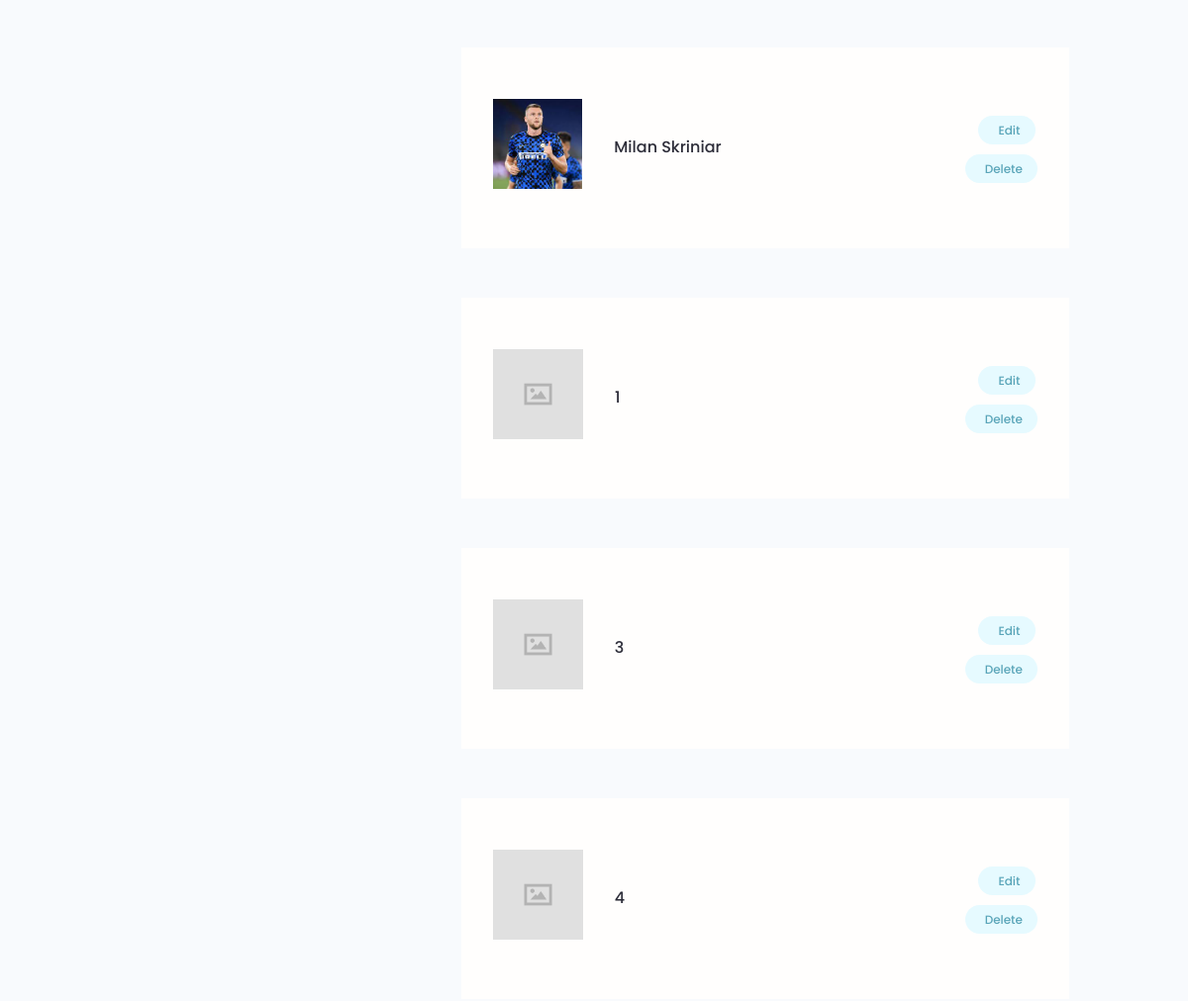
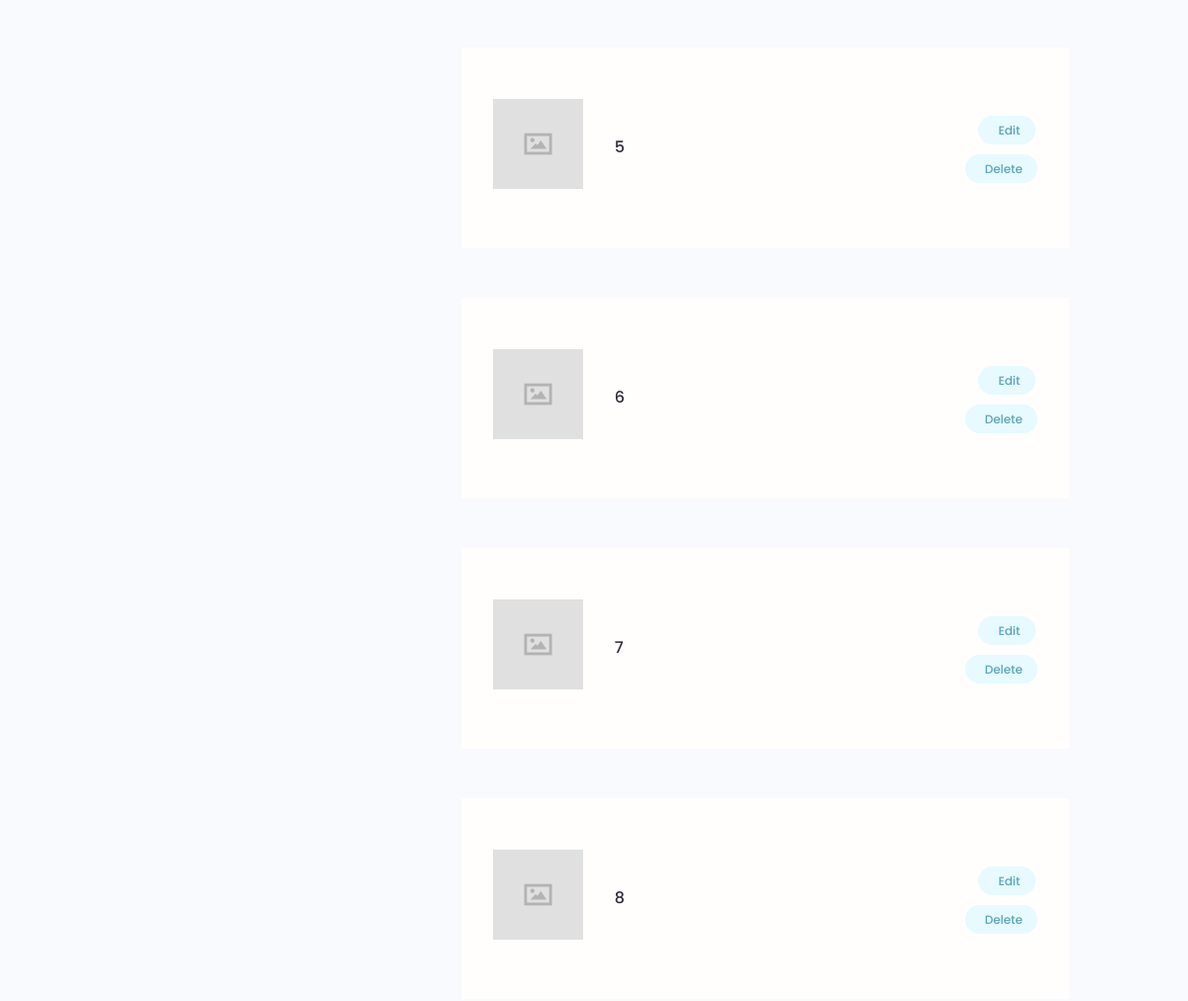
/account/ (signed in, middle part), run on an earlier commit of the app's database (2 pictures, top to bottom).
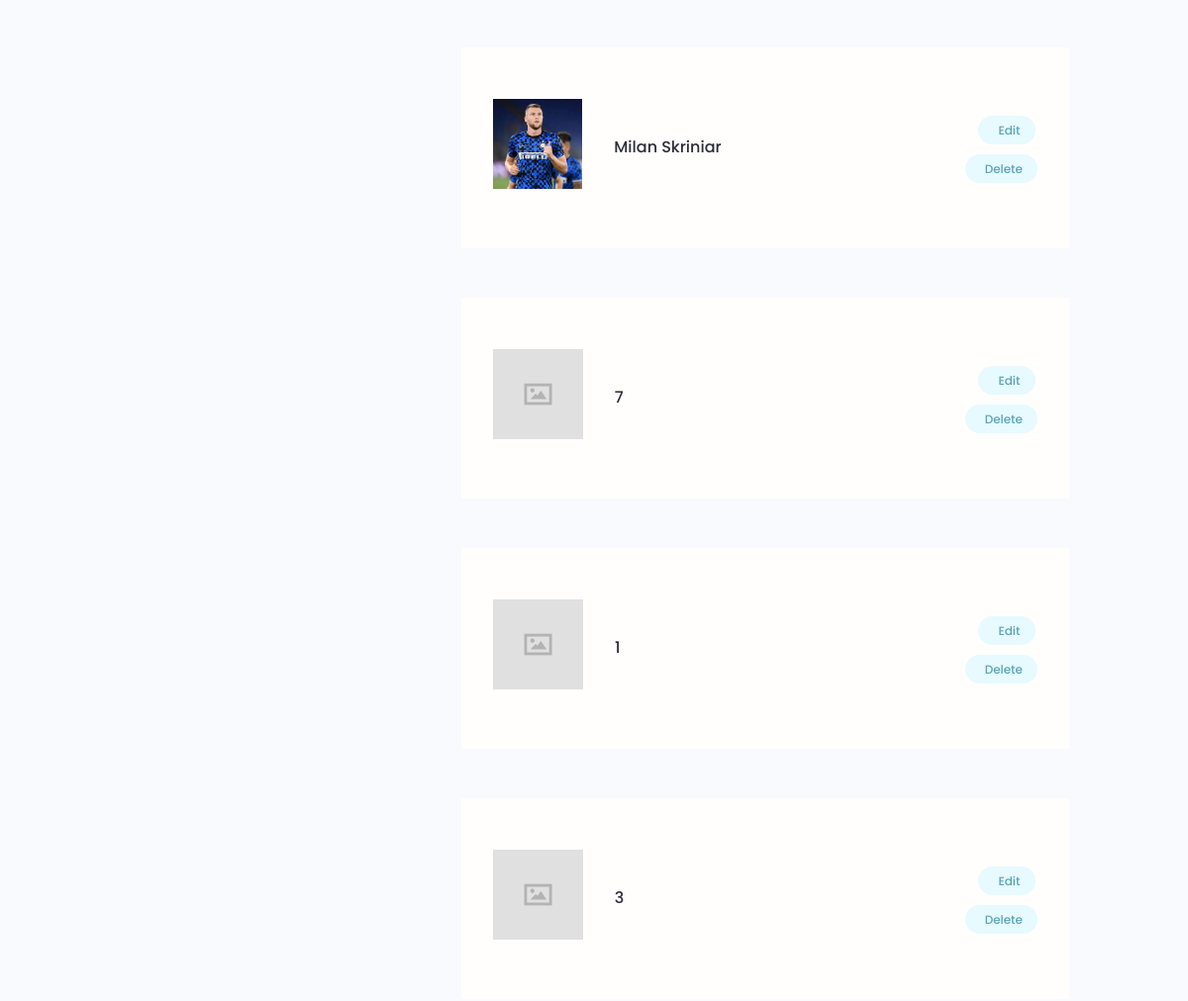
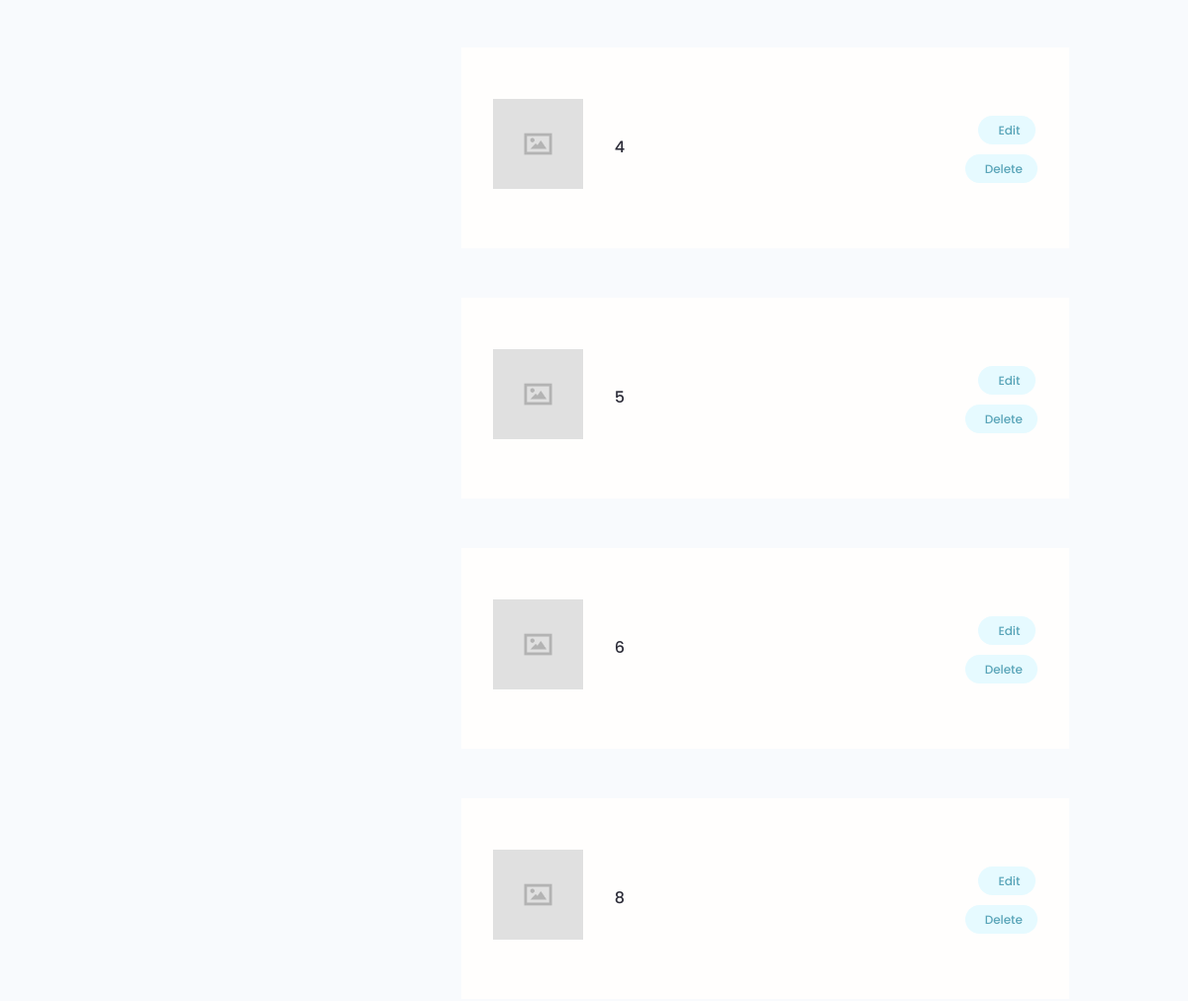
And on a later commit of the database (2 pictures, top to bottom).
### first_project/models.py (models this page shows, shortened)
class Player(models.Model):
    owner = models.ForeignKey(Profile, null=True, blank=True, on_delete=models.SET_NULL)
    title = models.CharField(max_length=200)
    description = models.TextField(null=True, blank=True)
    featured_image = models.ImageField(null=True, blank=True, default="default.jpg")
    demo_link = models.CharField(max_length=2000, null=True, blank=True)
    source_link = models.CharField(max_length=2000, null=True, blank=True)
    tags = models.ManyToManyField("Tag", blank=True)
    vote_total = models.IntegerField(default=0, null=True, blank=True)
    vote_ratio = models.IntegerField(default=0, null=True, blank=True)
    created = models.DateTimeField(auto_now_add=True)
    id = models.UUIDField(
        default=uuid.uuid4, unique=True, primary_key=True, editable=False
    )
    class Meta:
        ordering = ["-vote_ratio", "-vote_total", "title"]

### users/views.py (the view)
# urls.py: path("account/", views.user_account, name="account"),
@login_required(login_url="login")
def user_account(request):
    profile = request.user.profile
    skills = profile.skill_set.all()
    players = profile.player_set.all()
    context = {"profile": profile, "skills": skills, "players": players}
    return render(request, "users/account.html", context)

### users/templates/users/account.html (shortened to what this page needs)
{% extends 'main.html' %}
{% block content %}
  <main class="settingsPage profile my-md">
    <div class="container">
      <div class="layout">
        <div class="column column--1of3">
        </div>
        <div class="column column--2of3">
          {% for player in players %}
          <table class="settings__table">
            <tr>
              <td class="settings__thumbnail">
                <a href="{% url 'player' player.id%}"><img src="{{player.featured_image.url}}" alt="Project Thumbnail" /></a>
              </td>
              <td class="settings__tableInfo">
                <a href="{% url 'player' player.id%}">{{player.title}}</a>
              </td>
              <td class="settings__tableActions">
                <a class="tag tag--pill tag--main settings__btn" href="{% url 'update-player' player.id %}"> Edit</a>
                <a class="tag tag--pill tag--main settings__btn" href="{% url 'delete-player' player.id %}?next=/account">
                  Delete</a>
              </td>
            </tr>
            {% endfor %}
          </table>
        </div>
      </div>
    </div>
  </main>
{% endblock content %}

What changed in the data, as far as the page shows it:
changed Player (number 2 of 8 on the later page): moves up the list
